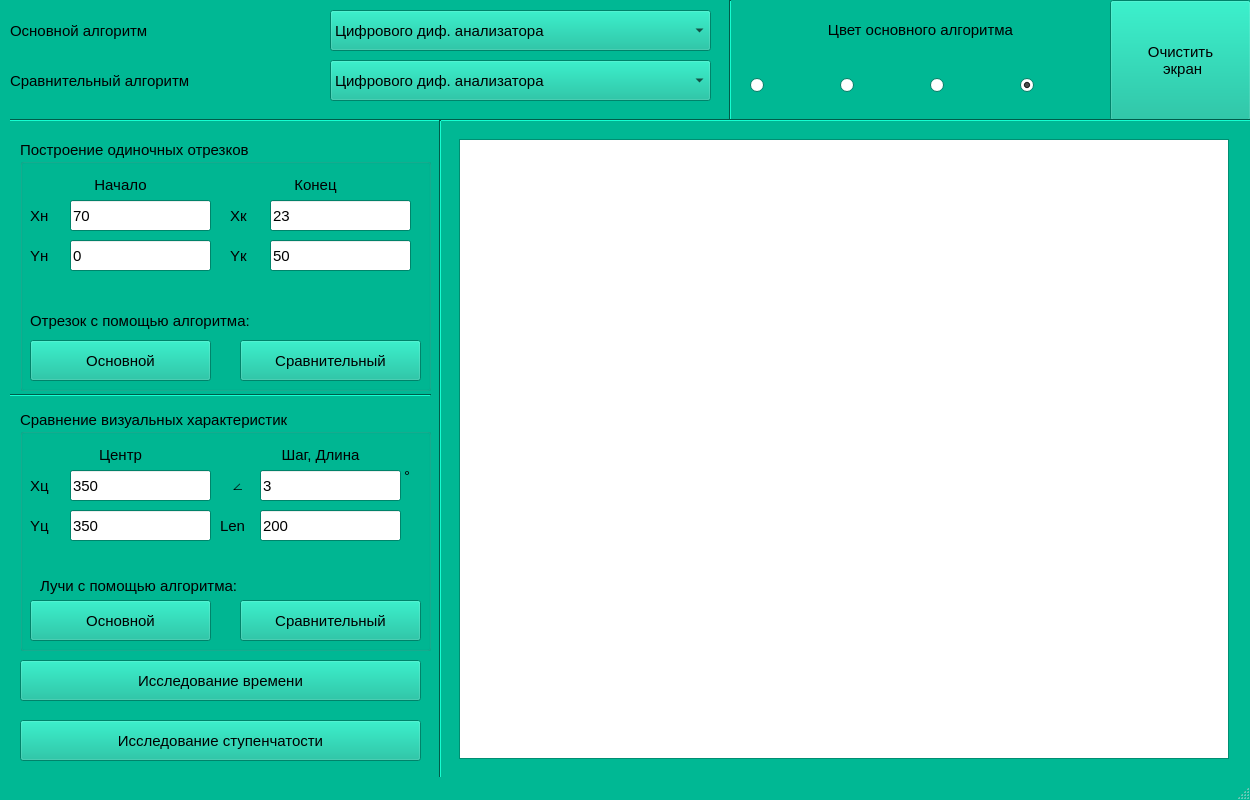
<?xml version="1.0" encoding="UTF-8"?>
<ui version="4.0">
 <class>MainWindow</class>
 <widget class="QMainWindow" name="MainWindow">
  <property name="geometry">
   <rect>
    <x>0</x>
    <y>0</y>
    <width>1250</width>
    <height>800</height>
   </rect>
  </property>
  <property name="minimumSize">
   <size>
    <width>1250</width>
    <height>800</height>
   </size>
  </property>
  <property name="maximumSize">
   <size>
    <width>1250</width>
    <height>800</height>
   </size>
  </property>
  <property name="palette">
   <palette>
    <active>
     <colorrole role="WindowText">
      <brush brushstyle="SolidPattern">
       <color alpha="255">
        <red>0</red>
        <green>0</green>
        <blue>0</blue>
       </color>
      </brush>
     </colorrole>
     <colorrole role="Button">
      <brush brushstyle="SolidPattern">
       <color alpha="255">
        <red>0</red>
        <green>184</green>
        <blue>148</blue>
       </color>
      </brush>
     </colorrole>
     <colorrole role="Light">
      <brush brushstyle="SolidPattern">
       <color alpha="255">
        <red>21</red>
        <green>255</green>
        <blue>210</blue>
       </color>
      </brush>
     </colorrole>
     <colorrole role="Midlight">
      <brush brushstyle="SolidPattern">
       <color alpha="255">
        <red>10</red>
        <green>219</green>
        <blue>179</blue>
       </color>
      </brush>
     </colorrole>
     <colorrole role="Dark">
      <brush brushstyle="SolidPattern">
       <color alpha="255">
        <red>0</red>
        <green>92</green>
        <blue>74</blue>
       </color>
      </brush>
     </colorrole>
     <colorrole role="Mid">
      <brush brushstyle="SolidPattern">
       <color alpha="255">
        <red>0</red>
        <green>123</green>
        <blue>99</blue>
       </color>
      </brush>
     </colorrole>
     <colorrole role="Text">
      <brush brushstyle="SolidPattern">
       <color alpha="255">
        <red>0</red>
        <green>0</green>
        <blue>0</blue>
       </color>
      </brush>
     </colorrole>
     <colorrole role="BrightText">
      <brush brushstyle="SolidPattern">
       <color alpha="255">
        <red>255</red>
        <green>255</green>
        <blue>255</blue>
       </color>
      </brush>
     </colorrole>
     <colorrole role="ButtonText">
      <brush brushstyle="SolidPattern">
       <color alpha="255">
        <red>0</red>
        <green>0</green>
        <blue>0</blue>
       </color>
      </brush>
     </colorrole>
     <colorrole role="Base">
      <brush brushstyle="SolidPattern">
       <color alpha="255">
        <red>255</red>
        <green>255</green>
        <blue>255</blue>
       </color>
      </brush>
     </colorrole>
     <colorrole role="Window">
      <brush brushstyle="SolidPattern">
       <color alpha="255">
        <red>0</red>
        <green>184</green>
        <blue>148</blue>
       </color>
      </brush>
     </colorrole>
     <colorrole role="Shadow">
      <brush brushstyle="SolidPattern">
       <color alpha="255">
        <red>0</red>
        <green>0</green>
        <blue>0</blue>
       </color>
      </brush>
     </colorrole>
     <colorrole role="AlternateBase">
      <brush brushstyle="SolidPattern">
       <color alpha="255">
        <red>127</red>
        <green>219</green>
        <blue>201</blue>
       </color>
      </brush>
     </colorrole>
     <colorrole role="ToolTipBase">
      <brush brushstyle="SolidPattern">
       <color alpha="255">
        <red>255</red>
        <green>255</green>
        <blue>220</blue>
       </color>
      </brush>
     </colorrole>
     <colorrole role="ToolTipText">
      <brush brushstyle="SolidPattern">
       <color alpha="255">
        <red>0</red>
        <green>0</green>
        <blue>0</blue>
       </color>
      </brush>
     </colorrole>
     <colorrole role="PlaceholderText">
      <brush brushstyle="SolidPattern">
       <color alpha="128">
        <red>0</red>
        <green>0</green>
        <blue>0</blue>
       </color>
      </brush>
     </colorrole>
    </active>
    <inactive>
     <colorrole role="WindowText">
      <brush brushstyle="SolidPattern">
       <color alpha="255">
        <red>0</red>
        <green>0</green>
        <blue>0</blue>
       </color>
      </brush>
     </colorrole>
     <colorrole role="Button">
      <brush brushstyle="SolidPattern">
       <color alpha="255">
        <red>0</red>
        <green>184</green>
        <blue>148</blue>
       </color>
      </brush>
     </colorrole>
     <colorrole role="Light">
      <brush brushstyle="SolidPattern">
       <color alpha="255">
        <red>21</red>
        <green>255</green>
        <blue>210</blue>
       </color>
      </brush>
     </colorrole>
     <colorrole role="Midlight">
      <brush brushstyle="SolidPattern">
       <color alpha="255">
        <red>10</red>
        <green>219</green>
        <blue>179</blue>
       </color>
      </brush>
     </colorrole>
     <colorrole role="Dark">
      <brush brushstyle="SolidPattern">
       <color alpha="255">
        <red>0</red>
        <green>92</green>
        <blue>74</blue>
       </color>
      </brush>
     </colorrole>
     <colorrole role="Mid">
      <brush brushstyle="SolidPattern">
       <color alpha="255">
        <red>0</red>
        <green>123</green>
        <blue>99</blue>
       </color>
      </brush>
     </colorrole>
     <colorrole role="Text">
      <brush brushstyle="SolidPattern">
       <color alpha="255">
        <red>0</red>
        <green>0</green>
        <blue>0</blue>
       </color>
      </brush>
     </colorrole>
     <colorrole role="BrightText">
      <brush brushstyle="SolidPattern">
       <color alpha="255">
        <red>255</red>
        <green>255</green>
        <blue>255</blue>
       </color>
      </brush>
     </colorrole>
     <colorrole role="ButtonText">
      <brush brushstyle="SolidPattern">
       <color alpha="255">
        <red>0</red>
        <green>0</green>
        <blue>0</blue>
       </color>
      </brush>
     </colorrole>
     <colorrole role="Base">
      <brush brushstyle="SolidPattern">
       <color alpha="255">
        <red>255</red>
        <green>255</green>
        <blue>255</blue>
       </color>
      </brush>
     </colorrole>
     <colorrole role="Window">
      <brush brushstyle="SolidPattern">
       <color alpha="255">
        <red>0</red>
        <green>184</green>
        <blue>148</blue>
       </color>
      </brush>
     </colorrole>
     <colorrole role="Shadow">
      <brush brushstyle="SolidPattern">
       <color alpha="255">
        <red>0</red>
        <green>0</green>
        <blue>0</blue>
       </color>
      </brush>
     </colorrole>
     <colorrole role="AlternateBase">
      <brush brushstyle="SolidPattern">
       <color alpha="255">
        <red>127</red>
        <green>219</green>
        <blue>201</blue>
       </color>
      </brush>
     </colorrole>
     <colorrole role="ToolTipBase">
      <brush brushstyle="SolidPattern">
       <color alpha="255">
        <red>255</red>
        <green>255</green>
        <blue>220</blue>
       </color>
      </brush>
     </colorrole>
     <colorrole role="ToolTipText">
      <brush brushstyle="SolidPattern">
       <color alpha="255">
        <red>0</red>
        <green>0</green>
        <blue>0</blue>
       </color>
      </brush>
     </colorrole>
     <colorrole role="PlaceholderText">
      <brush brushstyle="SolidPattern">
       <color alpha="128">
        <red>0</red>
        <green>0</green>
        <blue>0</blue>
       </color>
      </brush>
     </colorrole>
    </inactive>
    <disabled>
     <colorrole role="WindowText">
      <brush brushstyle="SolidPattern">
       <color alpha="255">
        <red>0</red>
        <green>92</green>
        <blue>74</blue>
       </color>
      </brush>
     </colorrole>
     <colorrole role="Button">
      <brush brushstyle="SolidPattern">
       <color alpha="255">
        <red>0</red>
        <green>184</green>
        <blue>148</blue>
       </color>
      </brush>
     </colorrole>
     <colorrole role="Light">
      <brush brushstyle="SolidPattern">
       <color alpha="255">
        <red>21</red>
        <green>255</green>
        <blue>210</blue>
       </color>
      </brush>
     </colorrole>
     <colorrole role="Midlight">
      <brush brushstyle="SolidPattern">
       <color alpha="255">
        <red>10</red>
        <green>219</green>
        <blue>179</blue>
       </color>
      </brush>
     </colorrole>
     <colorrole role="Dark">
      <brush brushstyle="SolidPattern">
       <color alpha="255">
        <red>0</red>
        <green>92</green>
        <blue>74</blue>
       </color>
      </brush>
     </colorrole>
     <colorrole role="Mid">
      <brush brushstyle="SolidPattern">
       <color alpha="255">
        <red>0</red>
        <green>123</green>
        <blue>99</blue>
       </color>
      </brush>
     </colorrole>
     <colorrole role="Text">
      <brush brushstyle="SolidPattern">
       <color alpha="255">
        <red>0</red>
        <green>92</green>
        <blue>74</blue>
       </color>
      </brush>
     </colorrole>
     <colorrole role="BrightText">
      <brush brushstyle="SolidPattern">
       <color alpha="255">
        <red>255</red>
        <green>255</green>
        <blue>255</blue>
       </color>
      </brush>
     </colorrole>
     <colorrole role="ButtonText">
      <brush brushstyle="SolidPattern">
       <color alpha="255">
        <red>0</red>
        <green>92</green>
        <blue>74</blue>
       </color>
      </brush>
     </colorrole>
     <colorrole role="Base">
      <brush brushstyle="SolidPattern">
       <color alpha="255">
        <red>0</red>
        <green>184</green>
        <blue>148</blue>
       </color>
      </brush>
     </colorrole>
     <colorrole role="Window">
      <brush brushstyle="SolidPattern">
       <color alpha="255">
        <red>0</red>
        <green>184</green>
        <blue>148</blue>
       </color>
      </brush>
     </colorrole>
     <colorrole role="Shadow">
      <brush brushstyle="SolidPattern">
       <color alpha="255">
        <red>0</red>
        <green>0</green>
        <blue>0</blue>
       </color>
      </brush>
     </colorrole>
     <colorrole role="AlternateBase">
      <brush brushstyle="SolidPattern">
       <color alpha="255">
        <red>0</red>
        <green>184</green>
        <blue>148</blue>
       </color>
      </brush>
     </colorrole>
     <colorrole role="ToolTipBase">
      <brush brushstyle="SolidPattern">
       <color alpha="255">
        <red>255</red>
        <green>255</green>
        <blue>220</blue>
       </color>
      </brush>
     </colorrole>
     <colorrole role="ToolTipText">
      <brush brushstyle="SolidPattern">
       <color alpha="255">
        <red>0</red>
        <green>0</green>
        <blue>0</blue>
       </color>
      </brush>
     </colorrole>
     <colorrole role="PlaceholderText">
      <brush brushstyle="SolidPattern">
       <color alpha="128">
        <red>0</red>
        <green>0</green>
        <blue>0</blue>
       </color>
      </brush>
     </colorrole>
    </disabled>
   </palette>
  </property>
  <property name="font">
   <font>
    <pointsize>11</pointsize>
   </font>
  </property>
  <property name="windowTitle">
   <string>Реализация и исследование алгоритмов построения отрезков</string>
  </property>
  <property name="documentMode">
   <bool>false</bool>
  </property>
  <property name="tabShape">
   <enum>QTabWidget::Rounded</enum>
  </property>
  <widget class="QWidget" name="centralwidget">
   <widget class="QGraphicsView" name="graphicsView">
    <property name="geometry">
     <rect>
      <x>459</x>
      <y>139</y>
      <width>770</width>
      <height>620</height>
     </rect>
    </property>
    <property name="minimumSize">
     <size>
      <width>700</width>
      <height>550</height>
     </size>
    </property>
    <property name="maximumSize">
     <size>
      <width>10000</width>
      <height>10000</height>
     </size>
    </property>
   </widget>
   <widget class="QPushButton" name="exploreStep">
    <property name="geometry">
     <rect>
      <x>20</x>
      <y>720</y>
      <width>401</width>
      <height>41</height>
     </rect>
    </property>
    <property name="text">
     <string>Исследование ступенчатости</string>
    </property>
   </widget>
   <widget class="QPushButton" name="exploreTime">
    <property name="geometry">
     <rect>
      <x>20</x>
      <y>660</y>
      <width>401</width>
      <height>41</height>
     </rect>
    </property>
    <property name="text">
     <string>Исследование времени</string>
    </property>
   </widget>
   <widget class="QGroupBox" name="groupBox">
    <property name="geometry">
     <rect>
      <x>20</x>
      <y>140</y>
      <width>411</width>
      <height>251</height>
     </rect>
    </property>
    <property name="title">
     <string>Построение одиночных отрезков</string>
    </property>
    <widget class="QLabel" name="label_4">
     <property name="geometry">
      <rect>
       <x>10</x>
       <y>60</y>
       <width>31</width>
       <height>31</height>
      </rect>
     </property>
     <property name="text">
      <string>Xн</string>
     </property>
    </widget>
    <widget class="QLabel" name="label_5">
     <property name="geometry">
      <rect>
       <x>10</x>
       <y>100</y>
       <width>31</width>
       <height>31</height>
      </rect>
     </property>
     <property name="text">
      <string>Yн</string>
     </property>
    </widget>
    <widget class="QLineEdit" name="x_start">
     <property name="geometry">
      <rect>
       <x>50</x>
       <y>60</y>
       <width>141</width>
       <height>31</height>
      </rect>
     </property>
     <property name="text">
      <string>70</string>
     </property>
    </widget>
    <widget class="QLineEdit" name="y_start">
     <property name="geometry">
      <rect>
       <x>50</x>
       <y>100</y>
       <width>141</width>
       <height>31</height>
      </rect>
     </property>
     <property name="text">
      <string>0</string>
     </property>
    </widget>
    <widget class="QLabel" name="label_6">
     <property name="geometry">
      <rect>
       <x>210</x>
       <y>60</y>
       <width>31</width>
       <height>31</height>
      </rect>
     </property>
     <property name="text">
      <string>Xк</string>
     </property>
    </widget>
    <widget class="QLineEdit" name="y_end">
     <property name="geometry">
      <rect>
       <x>250</x>
       <y>100</y>
       <width>141</width>
       <height>31</height>
      </rect>
     </property>
     <property name="text">
      <string>50</string>
     </property>
    </widget>
    <widget class="QLineEdit" name="x_end">
     <property name="geometry">
      <rect>
       <x>250</x>
       <y>60</y>
       <width>141</width>
       <height>31</height>
      </rect>
     </property>
     <property name="text">
      <string>23</string>
     </property>
    </widget>
    <widget class="QLabel" name="label_7">
     <property name="geometry">
      <rect>
       <x>210</x>
       <y>100</y>
       <width>31</width>
       <height>31</height>
      </rect>
     </property>
     <property name="text">
      <string>Yк</string>
     </property>
    </widget>
    <widget class="QLabel" name="label_8">
     <property name="geometry">
      <rect>
       <x>10</x>
       <y>30</y>
       <width>181</width>
       <height>31</height>
      </rect>
     </property>
     <property name="text">
      <string>&lt;html&gt;&lt;head/&gt;&lt;body&gt;&lt;p align=&quot;center&quot;&gt;Начало&lt;/p&gt;&lt;/body&gt;&lt;/html&gt;</string>
     </property>
    </widget>
    <widget class="QLabel" name="label_9">
     <property name="geometry">
      <rect>
       <x>200</x>
       <y>30</y>
       <width>191</width>
       <height>31</height>
      </rect>
     </property>
     <property name="text">
      <string>&lt;html&gt;&lt;head/&gt;&lt;body&gt;&lt;p align=&quot;center&quot;&gt;Конец&lt;/p&gt;&lt;/body&gt;&lt;/html&gt;</string>
     </property>
    </widget>
    <widget class="QPushButton" name="drawCoreLine">
     <property name="geometry">
      <rect>
       <x>10</x>
       <y>200</y>
       <width>181</width>
       <height>41</height>
      </rect>
     </property>
     <property name="text">
      <string>Основной</string>
     </property>
    </widget>
    <widget class="QLabel" name="label_10">
     <property name="geometry">
      <rect>
       <x>10</x>
       <y>160</y>
       <width>381</width>
       <height>41</height>
      </rect>
     </property>
     <property name="text">
      <string>Отрезок с помощью алгоритма:</string>
     </property>
    </widget>
    <widget class="QPushButton" name="drawCmpLine">
     <property name="geometry">
      <rect>
       <x>220</x>
       <y>200</y>
       <width>181</width>
       <height>41</height>
      </rect>
     </property>
     <property name="text">
      <string>Сравнительный</string>
     </property>
    </widget>
   </widget>
   <widget class="QGroupBox" name="groupBox_2">
    <property name="geometry">
     <rect>
      <x>20</x>
      <y>410</y>
      <width>411</width>
      <height>241</height>
     </rect>
    </property>
    <property name="title">
     <string>Сравнение визуальных характеристик</string>
    </property>
    <widget class="QLabel" name="label_11">
     <property name="geometry">
      <rect>
       <x>10</x>
       <y>60</y>
       <width>31</width>
       <height>31</height>
      </rect>
     </property>
     <property name="text">
      <string>Xц</string>
     </property>
    </widget>
    <widget class="QLineEdit" name="y_center">
     <property name="geometry">
      <rect>
       <x>50</x>
       <y>100</y>
       <width>141</width>
       <height>31</height>
      </rect>
     </property>
     <property name="text">
      <string>350</string>
     </property>
    </widget>
    <widget class="QLineEdit" name="x_center">
     <property name="geometry">
      <rect>
       <x>50</x>
       <y>60</y>
       <width>141</width>
       <height>31</height>
      </rect>
     </property>
     <property name="text">
      <string>350</string>
     </property>
    </widget>
    <widget class="QLabel" name="label_12">
     <property name="geometry">
      <rect>
       <x>10</x>
       <y>105</y>
       <width>31</width>
       <height>21</height>
      </rect>
     </property>
     <property name="text">
      <string>Yц</string>
     </property>
    </widget>
    <widget class="QLineEdit" name="step_angle">
     <property name="geometry">
      <rect>
       <x>240</x>
       <y>60</y>
       <width>141</width>
       <height>31</height>
      </rect>
     </property>
     <property name="text">
      <string>3</string>
     </property>
    </widget>
    <widget class="QLabel" name="label_15">
     <property name="geometry">
      <rect>
       <x>210</x>
       <y>60</y>
       <width>31</width>
       <height>31</height>
      </rect>
     </property>
     <property name="text">
      <string>∠</string>
     </property>
    </widget>
    <widget class="QLabel" name="label_16">
     <property name="geometry">
      <rect>
       <x>380</x>
       <y>50</y>
       <width>20</width>
       <height>31</height>
      </rect>
     </property>
     <property name="text">
      <string> °</string>
     </property>
    </widget>
    <widget class="QPushButton" name="drawCoreRound">
     <property name="geometry">
      <rect>
       <x>10</x>
       <y>190</y>
       <width>181</width>
       <height>41</height>
      </rect>
     </property>
     <property name="text">
      <string>Основной</string>
     </property>
    </widget>
    <widget class="QPushButton" name="drawCmpRound">
     <property name="geometry">
      <rect>
       <x>220</x>
       <y>190</y>
       <width>181</width>
       <height>41</height>
      </rect>
     </property>
     <property name="text">
      <string>Сравнительный</string>
     </property>
    </widget>
    <widget class="QLabel" name="label_17">
     <property name="geometry">
      <rect>
       <x>20</x>
       <y>160</y>
       <width>361</width>
       <height>31</height>
      </rect>
     </property>
     <property name="text">
      <string>Лучи с помощью алгоритма:</string>
     </property>
    </widget>
    <widget class="QLabel" name="label_13">
     <property name="geometry">
      <rect>
       <x>10</x>
       <y>30</y>
       <width>181</width>
       <height>31</height>
      </rect>
     </property>
     <property name="text">
      <string>&lt;html&gt;&lt;head/&gt;&lt;body&gt;&lt;p align=&quot;center&quot;&gt;Центр&lt;/p&gt;&lt;/body&gt;&lt;/html&gt;</string>
     </property>
    </widget>
    <widget class="QLabel" name="label_14">
     <property name="geometry">
      <rect>
       <x>210</x>
       <y>30</y>
       <width>181</width>
       <height>31</height>
      </rect>
     </property>
     <property name="text">
      <string>&lt;html&gt;&lt;head/&gt;&lt;body&gt;&lt;p align=&quot;center&quot;&gt;Шаг, Длина&lt;/p&gt;&lt;/body&gt;&lt;/html&gt;</string>
     </property>
    </widget>
    <widget class="QLabel" name="label_18">
     <property name="geometry">
      <rect>
       <x>200</x>
       <y>105</y>
       <width>41</width>
       <height>21</height>
      </rect>
     </property>
     <property name="text">
      <string>Len</string>
     </property>
    </widget>
    <widget class="QLineEdit" name="length">
     <property name="geometry">
      <rect>
       <x>240</x>
       <y>100</y>
       <width>141</width>
       <height>31</height>
      </rect>
     </property>
     <property name="text">
      <string>200</string>
     </property>
    </widget>
   </widget>
   <widget class="QComboBox" name="coreBox">
    <property name="geometry">
     <rect>
      <x>330</x>
      <y>10</y>
      <width>381</width>
      <height>41</height>
     </rect>
    </property>
    <item>
     <property name="text">
      <string>Цифрового диф. анализатора</string>
     </property>
    </item>
    <item>
     <property name="text">
      <string>Брезенхема (нецелые числа)</string>
     </property>
    </item>
    <item>
     <property name="text">
      <string>Брезенхема (целые числа)</string>
     </property>
    </item>
    <item>
     <property name="text">
      <string>Брезенхема (со сглаживанием)</string>
     </property>
    </item>
    <item>
     <property name="text">
      <string>By</string>
     </property>
    </item>
    <item>
     <property name="text">
      <string>Метод Qt</string>
     </property>
    </item>
   </widget>
   <widget class="QComboBox" name="compareBox">
    <property name="geometry">
     <rect>
      <x>330</x>
      <y>60</y>
      <width>381</width>
      <height>41</height>
     </rect>
    </property>
    <item>
     <property name="text">
      <string>Цифрового диф. анализатора</string>
     </property>
    </item>
    <item>
     <property name="text">
      <string>Брезенхема (нецелые числа)</string>
     </property>
    </item>
    <item>
     <property name="text">
      <string>Брезенхема (целые числа)</string>
     </property>
    </item>
    <item>
     <property name="text">
      <string>Брезенхема (со сглаживанием)</string>
     </property>
    </item>
    <item>
     <property name="text">
      <string>By</string>
     </property>
    </item>
    <item>
     <property name="text">
      <string>Метод Qt</string>
     </property>
    </item>
   </widget>
   <widget class="QLabel" name="label">
    <property name="geometry">
     <rect>
      <x>10</x>
      <y>10</y>
      <width>301</width>
      <height>41</height>
     </rect>
    </property>
    <property name="text">
     <string>Основной алгоритм</string>
    </property>
   </widget>
   <widget class="QLabel" name="label_2">
    <property name="geometry">
     <rect>
      <x>10</x>
      <y>60</y>
      <width>301</width>
      <height>41</height>
     </rect>
    </property>
    <property name="text">
     <string>Сравнительный алгоритм</string>
    </property>
   </widget>
   <widget class="QLabel" name="label_3">
    <property name="geometry">
     <rect>
      <x>750</x>
      <y>10</y>
      <width>341</width>
      <height>41</height>
     </rect>
    </property>
    <property name="text">
     <string>&lt;html&gt;&lt;head/&gt;&lt;body&gt;&lt;p align=&quot;center&quot;&gt;Цвет основного алгоритма&lt;/p&gt;&lt;/body&gt;&lt;/html&gt;</string>
    </property>
   </widget>
   <widget class="QRadioButton" name="redSwitch">
    <property name="geometry">
     <rect>
      <x>750</x>
      <y>70</y>
      <width>81</width>
      <height>31</height>
     </rect>
    </property>
    <property name="text">
     <string/>
    </property>
    <property name="icon">
     <iconset>
      <normaloff>R.jpg</normaloff>R.jpg</iconset>
    </property>
    <property name="iconSize">
     <size>
      <width>40</width>
      <height>40</height>
     </size>
    </property>
   </widget>
   <widget class="QRadioButton" name="greenSwitch">
    <property name="geometry">
     <rect>
      <x>840</x>
      <y>70</y>
      <width>81</width>
      <height>31</height>
     </rect>
    </property>
    <property name="text">
     <string/>
    </property>
    <property name="icon">
     <iconset>
      <normaloff>G.jpg</normaloff>G.jpg</iconset>
    </property>
    <property name="iconSize">
     <size>
      <width>40</width>
      <height>40</height>
     </size>
    </property>
   </widget>
   <widget class="QRadioButton" name="blueSwitch">
    <property name="geometry">
     <rect>
      <x>930</x>
      <y>70</y>
      <width>81</width>
      <height>31</height>
     </rect>
    </property>
    <property name="text">
     <string/>
    </property>
    <property name="icon">
     <iconset>
      <normaloff>B.jpg</normaloff>B.jpg</iconset>
    </property>
    <property name="iconSize">
     <size>
      <width>40</width>
      <height>40</height>
     </size>
    </property>
    <property name="checked">
     <bool>false</bool>
    </property>
   </widget>
   <widget class="QRadioButton" name="blackSwitch">
    <property name="geometry">
     <rect>
      <x>1020</x>
      <y>70</y>
      <width>81</width>
      <height>31</height>
     </rect>
    </property>
    <property name="text">
     <string/>
    </property>
    <property name="icon">
     <iconset>
      <normaloff>Black.jpg</normaloff>Black.jpg</iconset>
    </property>
    <property name="iconSize">
     <size>
      <width>40</width>
      <height>40</height>
     </size>
    </property>
    <property name="checked">
     <bool>true</bool>
    </property>
   </widget>
   <widget class="QPushButton" name="clearCanvas">
    <property name="geometry">
     <rect>
      <x>1110</x>
      <y>0</y>
      <width>141</width>
      <height>121</height>
     </rect>
    </property>
    <property name="font">
     <font>
      <pointsize>11</pointsize>
      <weight>50</weight>
      <italic>false</italic>
      <bold>false</bold>
      <underline>false</underline>
      <strikeout>false</strikeout>
      <stylestrategy>PreferDefault</stylestrategy>
     </font>
    </property>
    <property name="acceptDrops">
     <bool>false</bool>
    </property>
    <property name="text">
     <string>Очистить
 экран</string>
    </property>
   </widget>
   <widget class="Line" name="line">
    <property name="geometry">
     <rect>
      <x>10</x>
      <y>380</y>
      <width>421</width>
      <height>31</height>
     </rect>
    </property>
    <property name="orientation">
     <enum>Qt::Horizontal</enum>
    </property>
   </widget>
   <widget class="Line" name="line_2">
    <property name="geometry">
     <rect>
      <x>720</x>
      <y>0</y>
      <width>20</width>
      <height>121</height>
     </rect>
    </property>
    <property name="orientation">
     <enum>Qt::Vertical</enum>
    </property>
   </widget>
   <widget class="Line" name="line_3">
    <property name="geometry">
     <rect>
      <x>10</x>
      <y>110</y>
      <width>1241</width>
      <height>20</height>
     </rect>
    </property>
    <property name="orientation">
     <enum>Qt::Horizontal</enum>
    </property>
   </widget>
   <widget class="Line" name="line_4">
    <property name="geometry">
     <rect>
      <x>430</x>
      <y>120</y>
      <width>21</width>
      <height>680</height>
     </rect>
    </property>
    <property name="orientation">
     <enum>Qt::Vertical</enum>
    </property>
   </widget>
  </widget>
  <widget class="QMenuBar" name="menubar">
   <property name="geometry">
    <rect>
     <x>0</x>
     <y>0</y>
     <width>1250</width>
     <height>18</height>
    </rect>
   </property>
  </widget>
  <widget class="QStatusBar" name="statusbar"/>
 </widget>
 <resources/>
 <connections/>
</ui>
